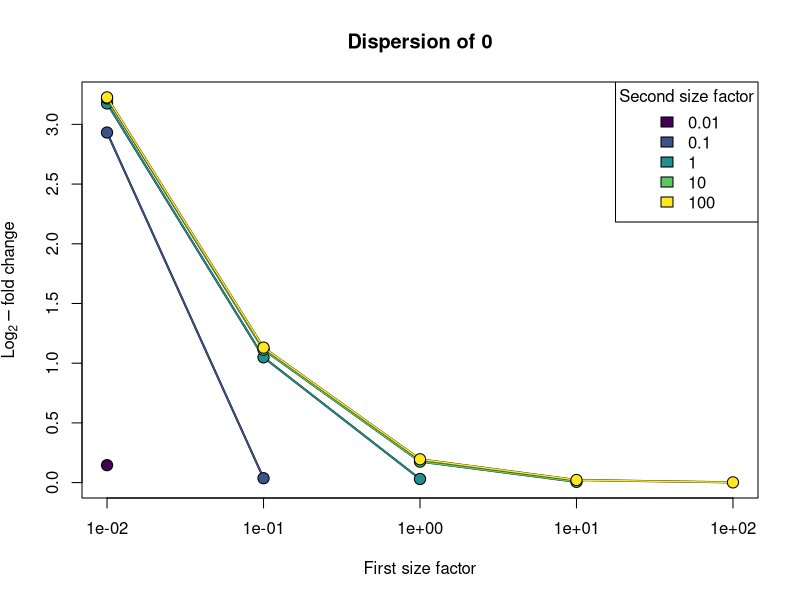
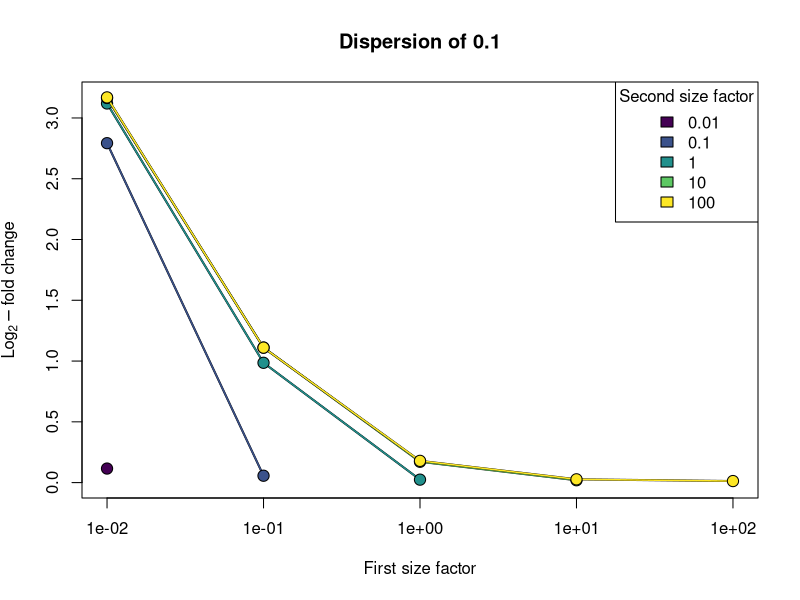
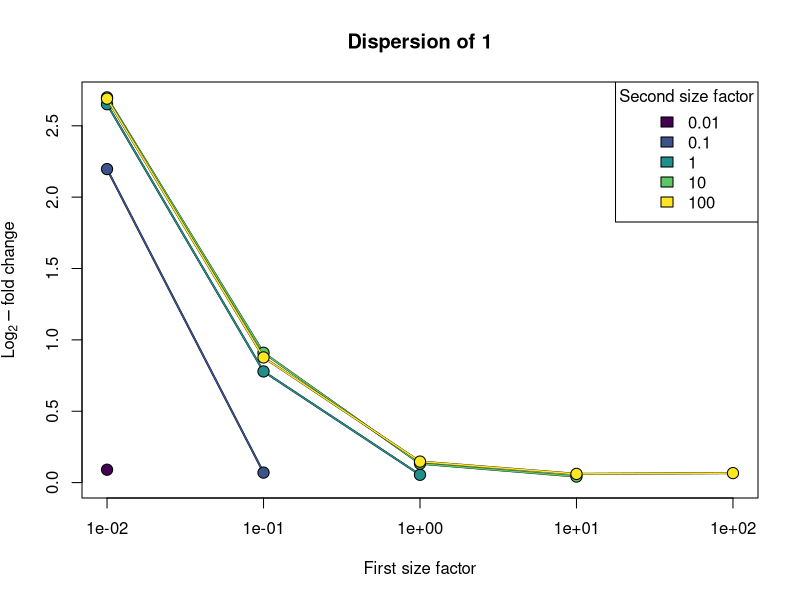
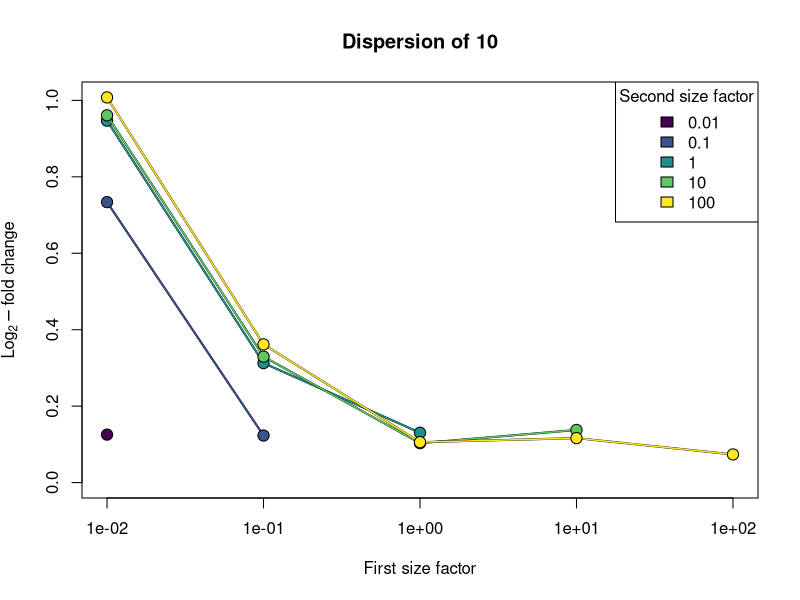
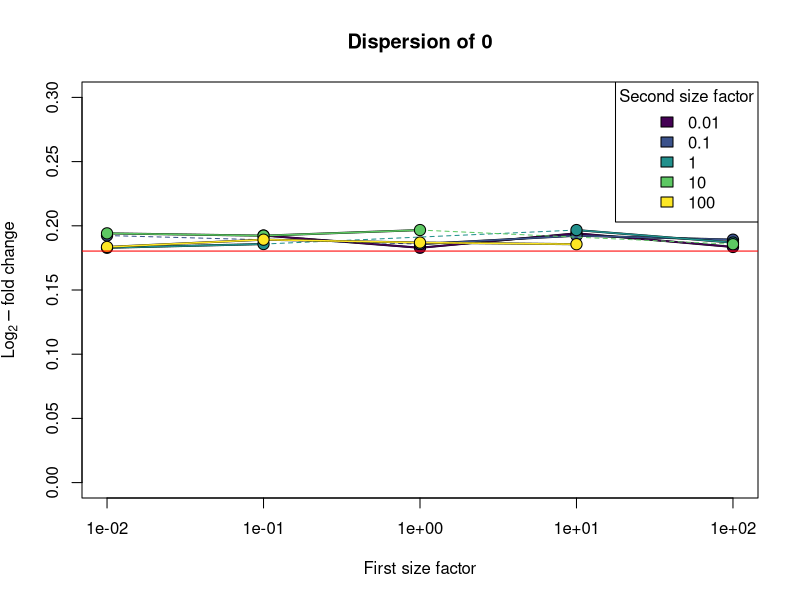
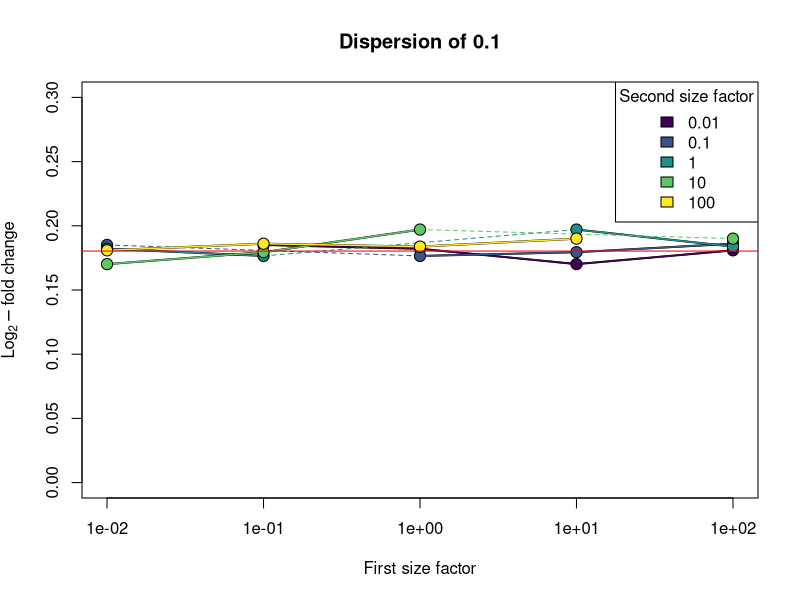
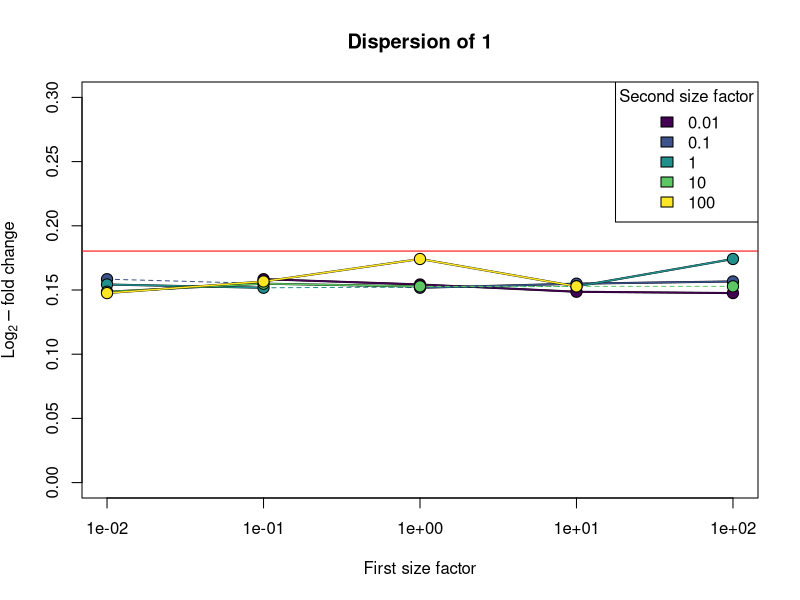
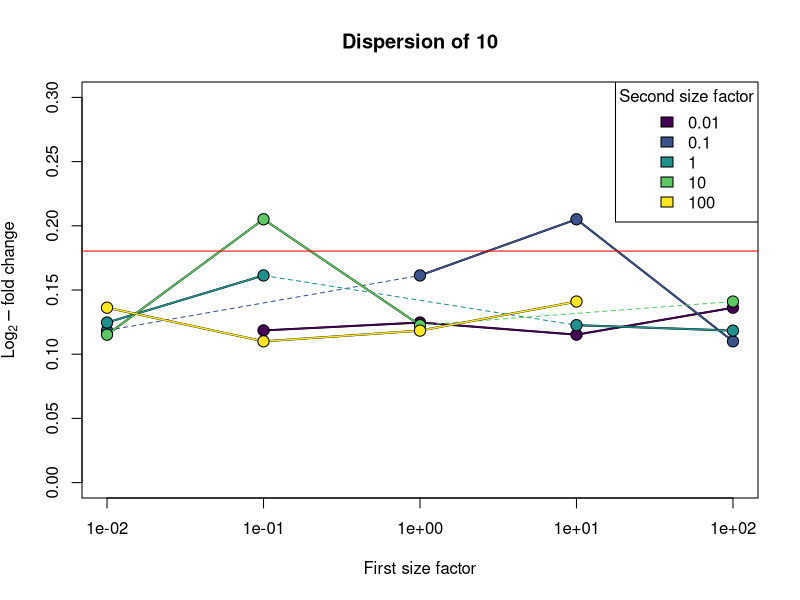

Source code (R) for these figures, in order:
#########################################
# Defining some common functions.

#' Simulates NB-distributed counts and computes the difference in means of log-values.
SIMULATE_ERR <- function(s1, s2, mu, pseudo=1, size=1000, N=10000) {
    if (is.infinite(size)) {
        FUN <- function(mu) rpois(N, lambda=mu)
    } else {
        FUN <- function(mu) rnbinom(N, mu=mu, size=size)
    }

    output <- numeric(length(mu))
    for (i in seq_along(mu)) {
        A <- FUN(mu[i] * s1)
        B <- FUN(mu[i] * s2)
        output[i] <- mean(log(A/s1 + pseudo)) - mean(log(B/s2 + pseudo))
    }
    return(output)
}

#' Finds the maximum error, which should occur around the pseudo-count.
FIND_MAX_ERR <- function(s1, s2, pseudo=1, size=1000, N=10000) {
    mus <- 10^seq(-3, 3, length.out=100) * pseudo
    output <- SIMULATE_ERR(s1, s2, mu=mus, pseudo=pseudo, size=size, N=N)
    max(abs(output))
}

dir.create("pics", showWarnings=FALSE)
all.sf <- c(0.01, 0.1, 1, 10, 100)
col <- viridis::viridis(length(all.sf))
dispersions <- c(0, 0.1, 1, 10)

#########################################
# Determines the maximum error of the log-transformation under a variety of conditions.

set.seed(1000)
pdf("pics/max_effect.pdf")
for (disp in dispersions) { 
    output <- matrix(0, length(all.sf), length(all.sf))

    for (i1 in seq_along(all.sf)) {
        for (i2 in seq_len(i1)) {
            output[i1, i2] <- FIND_MAX_ERR(s1=all.sf[i1], s2=all.sf[i2], size=1/disp)
        }
    }

    output <- output/log(2)
    plot(all.sf, numeric(length(all.sf)), ylim=range(output), type="n", log="x",
        xlab="First size factor", ylab=expression(Log[2]-"fold change"),
        main=sprintf("Dispersion of %s", disp))

    for (i in seq_len(nrow(output))) {
        current <- seq_len(i)
        lines(all.sf[current], output[i,current], lwd=2)
        lines(all.sf[current], output[i,current], lwd=1.5, col=col[i])
        points(all.sf[current], output[i,current], pch=21, bg=col[i], cex=1.5)
    }
    legend("topright", fill=col, legend=all.sf, title="Second size factor") 
}
dev.off()

#########################################
# Tests the theoretical error bounds.

set.seed(1000)
pdf("pics/error_bound.pdf")
for (disp in dispersions) { 
    output <- matrix(0, length(all.sf), length(all.sf))

    for (i1 in seq_along(all.sf)) {
        for (i2 in seq_len(i1-1)) {
            pseudo <- abs(1/all.sf[i1] - 1/all.sf[i2])
            output[i1, i2] <- FIND_MAX_ERR(s1=all.sf[i1], s2=all.sf[i2], pseudo=pseudo, size=1/disp)
        }
    }

    output <- output/log(2)
    output <- Matrix::forceSymmetric(output, "L")
    diag(output) <- NA
    plot(all.sf, numeric(length(all.sf)), ylim=c(0, 0.3), type="n", log="x",
        xlab="First size factor", ylab=expression(Log[2]-"fold change"),
        main=sprintf("Dispersion of %s", disp))

    for (i in seq_len(nrow(output))) {
        current <- output[i,]
        lines(all.sf, current, lwd=2)
        lines(all.sf, current, lwd=1.5, col=col[i])

        if (i!=1L && i!=length(all.sf)) {
            gap <- c(i-1, i+1)
            lines(all.sf[gap], current[gap], col=col[i], lty=2)
        }

        points(all.sf, current, pch=21, bg=col[i], cex=1.5)
    }

    abline(h=1/8/log(2), col="red")
    legend("topright", fill=col, legend=all.sf, title="Second size factor") 
}
dev.off()
